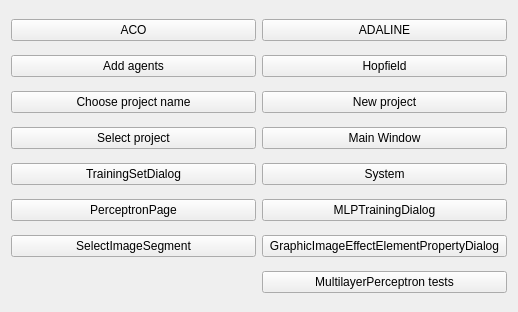
<?xml version="1.0" encoding="UTF-8"?>
<ui version="4.0">
 <class>PruebaPantalla</class>
 <widget class="QWidget" name="PruebaPantalla">
  <property name="geometry">
   <rect>
    <x>0</x>
    <y>0</y>
    <width>518</width>
    <height>312</height>
   </rect>
  </property>
  <property name="windowTitle">
   <string>Form</string>
  </property>
  <layout class="QGridLayout" name="gridLayout">
   <item row="7" column="1">
    <widget class="QPushButton" name="pushButton_2">
     <property name="text">
      <string>GraphicImageEffectElementPropertyDialog</string>
     </property>
    </widget>
   </item>
   <item row="7" column="0">
    <widget class="QPushButton" name="pushButton_3">
     <property name="text">
      <string>SelectImageSegment</string>
     </property>
    </widget>
   </item>
   <item row="1" column="0">
    <widget class="QPushButton" name="addAgentsButton">
     <property name="text">
      <string>Add agents</string>
     </property>
    </widget>
   </item>
   <item row="0" column="1">
    <widget class="QPushButton" name="adalineButton">
     <property name="text">
      <string>ADALINE</string>
     </property>
    </widget>
   </item>
   <item row="1" column="1">
    <widget class="QPushButton" name="hopfieldButton">
     <property name="text">
      <string>Hopfield</string>
     </property>
    </widget>
   </item>
   <item row="3" column="1">
    <widget class="QPushButton" name="newProjectButton">
     <property name="text">
      <string>New project</string>
     </property>
    </widget>
   </item>
   <item row="4" column="1">
    <widget class="QPushButton" name="mainWindowButton">
     <property name="text">
      <string>Main Window</string>
     </property>
    </widget>
   </item>
   <item row="5" column="1">
    <widget class="QPushButton" name="systemButton">
     <property name="text">
      <string>System</string>
     </property>
    </widget>
   </item>
   <item row="6" column="1">
    <widget class="QPushButton" name="pushButton">
     <property name="text">
      <string>MLPTrainingDialog</string>
     </property>
    </widget>
   </item>
   <item row="0" column="0">
    <widget class="QPushButton" name="acoButton">
     <property name="text">
      <string>ACO</string>
     </property>
    </widget>
   </item>
   <item row="3" column="0">
    <widget class="QPushButton" name="chooseProjectNameButton">
     <property name="text">
      <string>Choose project name</string>
     </property>
    </widget>
   </item>
   <item row="4" column="0">
    <widget class="QPushButton" name="selectProjectButton">
     <property name="text">
      <string>Select project</string>
     </property>
    </widget>
   </item>
   <item row="5" column="0">
    <widget class="QPushButton" name="trainingSetButton">
     <property name="text">
      <string>TrainingSetDialog</string>
     </property>
    </widget>
   </item>
   <item row="6" column="0">
    <widget class="QPushButton" name="perceptronButton">
     <property name="text">
      <string>PerceptronPage</string>
     </property>
    </widget>
   </item>
   <item row="8" column="1">
    <widget class="QPushButton" name="pushButton_4">
     <property name="text">
      <string>MultilayerPerceptron tests</string>
     </property>
    </widget>
   </item>
  </layout>
 </widget>
 <resources/>
 <connections/>
</ui>
